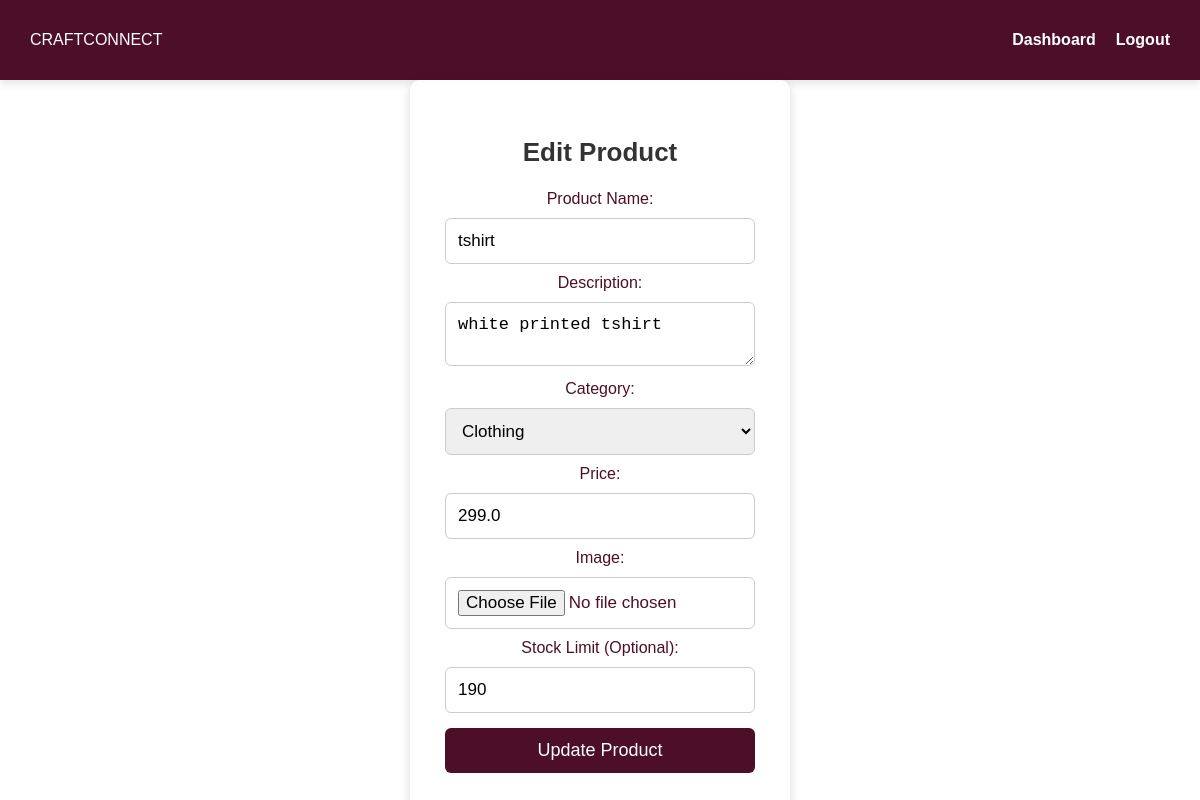
/edit_product/1 (signed in), run on the app's committed database.
### tables this page shows
CREATE TABLE products (
            id INTEGER PRIMARY KEY AUTOINCREMENT,
            name TEXT NOT NULL,
            description TEXT NOT NULL,
            price REAL NOT NULL,
            image TEXT NOT NULL,
            manufacturer_id INTEGER, approved INTEGER DEFAULT 0, category TEXT, stock_limit INTEGER DEFAULT NULL, size_chart TEXT,
            FOREIGN KEY (manufacturer_id) REFERENCES users (id)
        );

### app.py (the view, shortened to what this page needs)
@app.route('/edit_product/<int:product_id>', methods=['GET', 'POST'])
def edit_product(product_id):
    if "user_id" not in session or session["user_type"] != "manufacturer":
        flash("You must be logged in as a manufacturer to edit products.", "danger")
        return redirect(url_for("login"))
    with sqlite3.connect("craftconnect.db") as conn:
        conn.row_factory = sqlite3.Row
        cursor = conn.cursor()
        cursor.execute("SELECT * FROM products WHERE id=?", (product_id,))
        product = cursor.fetchone()
    if not product:
        flash("Product not found.", "danger")
        return redirect(url_for("manage_products"))
    return render_template("edit_product.html", product=product)

### templates/edit_product.html (shortened to what this page needs)
<!DOCTYPE html>
<html lang="en">
<head>
    <link rel="stylesheet" href="{{ url_for('static', filename='css/styles.css') }}">
</head>
<body>
<nav class="navbar">
    <div class="logo">CRAFTCONNECT</div>
    <ul class="nav-links">
        <li><a href="{{ url_for('manufacturer_dashboard') }}">Dashboard</a></li>
        <li><a href="{{ url_for('logout') }}">Logout</a></li>
    </ul>
</nav>
<section class="form-container">
    <h2>Edit Product</h2>
    <form method="POST" enctype="multipart/form-data">
        <label for="name">Product Name:</label>
        <input type="text" id="product_name" name="product_name" value="{{ product['name'] }}" required>
        <label for="description">Description:</label>
        <textarea id="description" name="description" required>{{ product['description'] }}</textarea>
        <label for="category">Category:</label>
        <select id="category" name="category" required>
            <option value="Clothing" {% if product['category'] == 'Clothing' %}selected{% endif %}>Clothing</option>
        </select>
        <label for="price">Price:</label>
        <input type="number" id="price" name="price" step="0.01" value="{{ product['price'] }}" required>
        <label for="image">Image:</label>
        <input type="file" id="image" name="image">
        <label for="stock_limit">Stock Limit (Optional):</label>
        <input type="number" id="stock_limit" name="stock_limit" min="0" value="{{ product['stock_limit'] }}">
        <button type="submit">Update Product</button>
    </form>
</section>
</body>
</html>

### static/css/styles.css (style rules this page uses)
body { margin: 0; padding: 0; overflow-x: hidden; font-family: Arial, sans-serif; background: white; color: #4D0F28; min-height: 100vh; box-sizing: border-box; width:100%; max-width: 100%; }
.navbar { display: flex; justify-content: space-between; align-items: center; padding: 15px 30px; background: #4D0F28; color: white; box-shadow: 0px 4px 8px rgba(0, 0, 0, 0.1); max-width: 100%; flex-wrap: wrap; }
.nav-links { list-style: none; display: flex; gap: 20px; }
.nav-links a { text-decoration: none; color: white; font-size: 16px; font-weight: bold; transition: color 0.3s ease; }
.form-container { justify-content: center; background: rgba(255, 255, 255, 0.9); color: #4D0F28; padding: 35px; box-shadow: 0px 4px 12px rgba(0, 0, 0, 0.15); text-align: center; width: 380px; border-radius: 10px; margin: 0 auto; }
.form-container h2 { margin-bottom: 22px; color: #333; font-size: 26px; }
.form-container input, .form-container select, .form-container textarea { width: 100%; padding: 12px; margin: 10px 0; border: 1px solid #ccc; border-radius: 6px; font-size: 17px; }
.form-container button { width: 100%; padding: 12px; background: #4D0F28; color: white; border: none; border-radius: 6px; font-size: 18px; cursor: pointer; transition: 0.3s ease; }
* { outline: none; box-sizing: border-box; max-width: 100vw; }
input, button { width: 100%; padding: 10px; margin-top: 5px; }

### data on the page
products: product_name "tshirt", description "white printed tshirt", category "Clothing", price "299.0", stock_limit "190"
